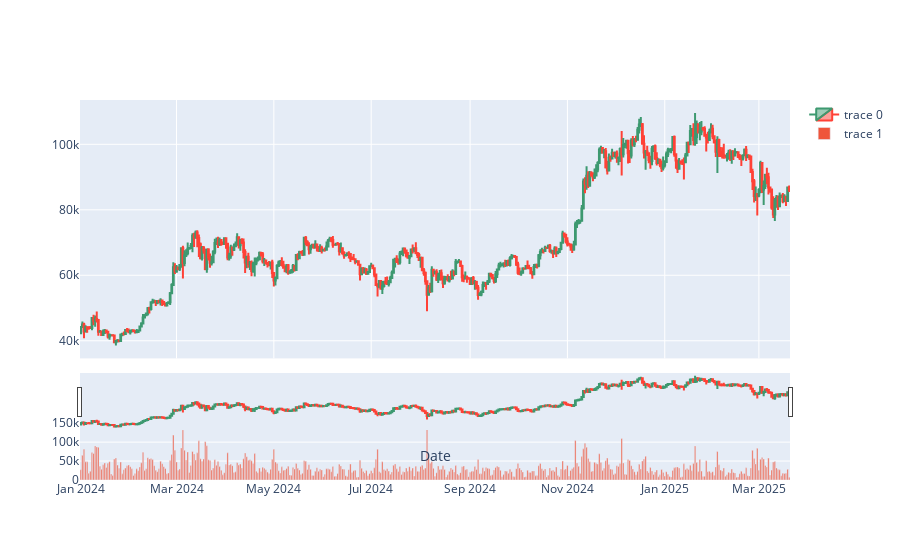

Notebook cell for this chart:
### Code cell
from plotly.subplots import make_subplots
import plotly.graph_objects as go 

fig = make_subplots(rows = 2, cols = 1, shared_xaxes = True, row_heights = [0.8, 0.2])

fig.add_trace(go.Candlestick( x = df['datetime'], open = df['open'], close = df['close'], low = df['low'], high = df['high']), row = 1, col = 1)

fig.add_trace(go.Bar(x=df['datetime'], y = df['volume']), row = 2, col = 1)

fig.update_layout(xaxis_title = "Date")

fig.show()

### Figure 1 — Plotly figure (JSON) as saved in the notebook; plotly's stock layout.template omitted (floating-point values rounded to 4 significant figures; data arrays with more than 128 entries replaced by an {"elided": "..."} marker saying what was removed)
{"data": [{"close": {"elided": "445 float values"}, "high": {"elided": "445 float values"}, "low": {"elided": "445 float values"}, "open": {"elided": "445 float values"}, "type": "candlestick", "x": {"elided": "445 str values"}, "xaxis": "x", "yaxis": "y"}, {"type": "bar", "x": {"elided": "445 str values"}, "xaxis": "x2", "y": {"elided": "445 float values"}, "yaxis": "y2"}], "layout": {"xaxis": {"anchor": "y", "domain": [0, 1], "matches": "x2", "showticklabels": false, "title": {"text": "Date"}}, "xaxis2": {"anchor": "y2", "domain": [0, 1]}, "yaxis": {"anchor": "x", "domain": [0.32, 1]}, "yaxis2": {"anchor": "x2", "domain": [0, 0.17]}}}
